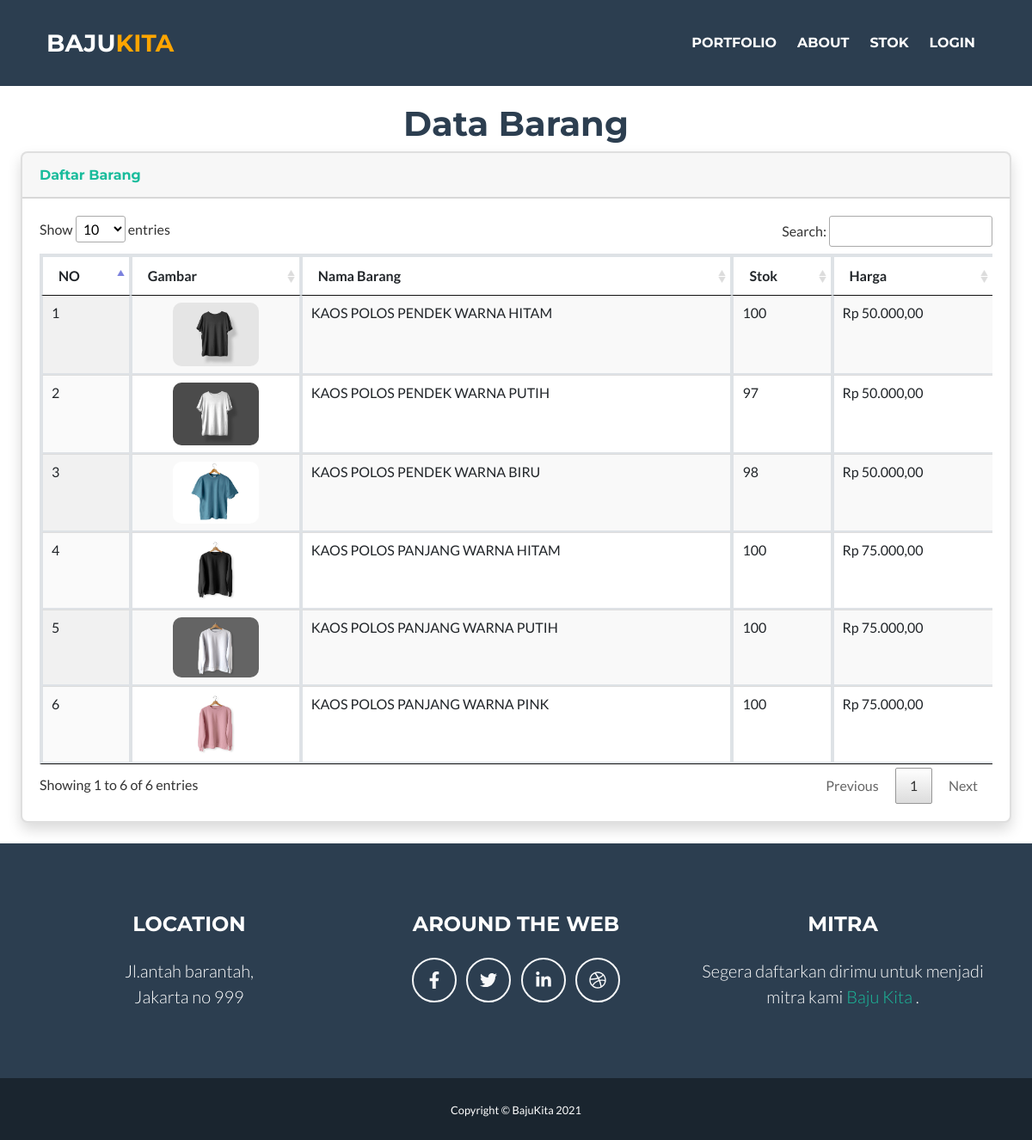
/?page=stokproduk, run on the app's committed database.
### tables this page shows
CREATE TABLE `barang` (
  `id_barang` int(50) NOT NULL,
  `id_kategori` int(50) NOT NULL,
  `nama_brg` varchar(100) NOT NULL,
  `harga_brg` int(100) NOT NULL,
  `stok_brg` int(11) NOT NULL,
  `img_barang` varchar(5000) NOT NULL
);

### lib/stokproduk.php (the view, shortened to what this page needs)
<br><br><br><br><br>
        <div class="container-fluid">
            <div class="header">
                <h1>Data Barang</h1>
            </div>
            <div class="card shadow mb-4">
            <div class="card-header py-3">
            <h6 class="m-0 font-weight-bold text-primary">Daftar Barang</h6>
            </div>
            <div class="card-body">
            <div class="table-responsive">
                <table class="display table table-bordered" width="100%" cellspacing="0" id="stokuser">
                    <thead>
                        <tr>
                            <th>NO</th>
                            <th>Gambar</th>
                            <th>Nama Barang</th>
                            <th>Stok</th>
                            <th>Harga</th>
                        </tr>
                    </thead>
                    <tbody>
                    <?php
                        $no = 1;
                        $qtampil = mysqli_query($koneksi,"SELECT * FROM barang");
                        while($data = mysqli_fetch_array($qtampil)) {
                    ?>
                        <tr>
                            <td><?php echo $no++; ?></td>
                            <td style="text-align:center; "><?php echo "<img style=' border-radius: 10px' src='assets/img/barang/$data[img_barang]' width='100' />";?></td>
                            <td><?php echo $data['nama_brg']; ?></td>
                            <td><?php echo $data['stok_brg']; ?></td>
                            <td id="dengan-rupiah"><?php echo "Rp " . number_format($data['harga_brg'],2,',','.'); ?></td>
                        </tr>
                    <?php } ?>
                    </tbody>
                </table>
            </div>
            </div>
        </div>
        </div>

### index.php (shortened to what this page needs)
<?php
include "lib/koneksi.php";
?>
<!DOCTYPE html>
<html lang="en">
    <head>
        <link href="css/styles.css" rel="stylesheet" />
        <link rel="stylesheet" type="text/css" href="DataTables/datatables.min.css"/>
    </head>
    <body id="page-top">
        <?php
        include "lib/navigasi.php";
        ?>
        <?php
            @$page = $_GET['page'];
            if(!empty($page)){
                switch ($page) {
                        case 'stokproduk':
                            include "lib/stokproduk.php";
                            break;
                }
            }else{
                include "lib/home.php";
            }
        ?>
        <?php
        include "lib/footer.php";
        ?>
        <?php
        include "lib/copyright.php";
        ?>
    </body>
</html>

### lib/navigasi.php (shortened to what this page needs)
<nav class="navbar navbar-expand-lg bg-secondary text-uppercase fixed-top" id="mainNav">
    <div class="container">
        <a class="navbar-brand js-scroll-trigger" href="?page=home">Baju<span class="kita">Kita</span></a>
        <div class="collapse navbar-collapse" id="navbarResponsive">
            <ul class="navbar-nav ml-auto">
                <li class="nav-item mx-0 mx-lg-2"><a class="nav-link py-1 px-2 px-lg-1 rounded js-scroll-trigger" href="?page=home#portfolio">Portfolio</a></li>
                <li class="nav-item mx-0 mx-lg-2"><a class="nav-link py-1 px-2 px-lg-1 rounded js-scroll-trigger" href="?page=home#about">About</a></li>
                <li class="nav-item mx-0 mx-lg-2"><a class="nav-link py-1 px-2 px-lg-1 rounded js-scroll-trigger" href="?page=stokproduk">Stok</a></li>
                <?php
                if ($_SESSION['level'] == 'user') { ?>
                    <li class="nav-item mx-0 mx-lg-2"><a class="nav-link py-1 px-2 px-lg-1 rounded js-scroll-trigger" href="?page=order">Order</a></li>
                    <li class="nav-item mx-0 mx-lg-2 dropdown">
                        <a class="nav-link py-1 px-2 px-lg-1 rounded dropdown-toggle" href="#" id="navbarDropdownMenuLink" data-toggle="dropdown" aria-haspopup="true" aria-expanded="true">
                            <?php echo $_SESSION['username_user'] ?>
                        </a>
                        <div class="dropdown-menu" aria-labelledby="navbarDropdownMenuLink">
                            <a class="dropdown-item" href="?page=pesananku"><i class="fas fa-shopping-cart"></i> Pesanan</a>
                            <hr>
                            <a class="dropdown-item" href="lib/proses_logout.php">Log Out</a>
                        </div>
                    </li>
                <?php } else { ?>
                    <li class="nav-item mx-0 mx-lg-2"><a class="nav-link py-1 px-2 px-lg-1 rounded js-scroll-trigger" href="lib/login.php">Login</a></li>
                <?php } ?>
            </ul>
        </div>
    </div>
</nav>

### lib/footer.php
<footer class="footer text-center">
    <div class="container">
        <div class="row">
            <div class="col-lg-4 mb-5 mb-lg-0">
                <h4 class="text-uppercase mb-4">Location</h4>
                <p class="lead mb-0">
                    Jl.antah barantah,
                    <br />
                    Jakarta no 999
                </p>
            </div>
            <div class="col-lg-4 mb-5 mb-lg-0">
                <h4 class="text-uppercase mb-4">Around the Web</h4>
                <a class="btn btn-outline-light btn-social mx-1" href="#!"><i class="fab fa-fw fa-facebook-f"></i></a>
                <a class="btn btn-outline-light btn-social mx-1" href="#!"><i class="fab fa-fw fa-twitter"></i></a>
                <a class="btn btn-outline-light btn-social mx-1" href="#!"><i class="fab fa-fw fa-linkedin-in"></i></a>
                <a class="btn btn-outline-light btn-social mx-1" href="#!"><i class="fab fa-fw fa-dribbble"></i></a>
            </div>
            <div class="col-lg-4">
                <h4 class="text-uppercase mb-4">Mitra</h4>
                <p class="lead mb-0">
                    Segera daftarkan dirimu untuk menjadi mitra kami
                    <a href="lib/register.php">Baju Kita</a>
                    .
                </p>
            </div>
        </div>
    </div>
</footer>

### lib/copyright.php (shortened to what this page needs)
<div class="copyright py-4 text-center text-white">
        <div class="container"><small>Copyright © BajuKita <?php echo date('Y'); ?></small></div>
    </div>

### lib/stokproduk.php (style rules this page uses)
.container-fluid { color: #2c3e50; }
.header h1 { text-align: center; }

### data on the page
barang: img_barang (picture), nama_brg "KAOS POLOS PENDEK WARNA HITAM", stok_brg "100", harga_brg "50.000,00"
barang: img_barang (picture), nama_brg "KAOS POLOS PENDEK WARNA PUTIH", stok_brg "97", harga_brg "50.000,00"
barang: img_barang (picture), nama_brg "KAOS POLOS PENDEK WARNA BIRU", stok_brg "98", harga_brg "50.000,00"
barang: img_barang (picture), nama_brg "KAOS POLOS PANJANG WARNA HITAM", stok_brg "100", harga_brg "75.000,00"
barang: img_barang (picture), nama_brg "KAOS POLOS PANJANG WARNA PUTIH", stok_brg "100", harga_brg "75.000,00"
barang: img_barang (picture), nama_brg "KAOS POLOS PANJANG WARNA PINK", stok_brg "100", harga_brg "75.000,00"
